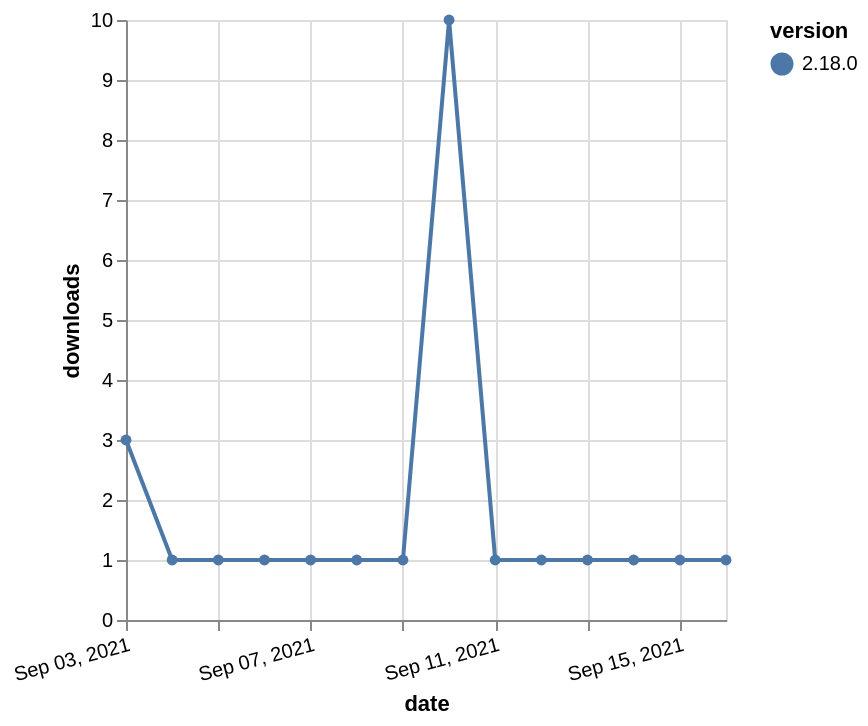

This figure's Vega-Lite source:
### Vega-Lite specification from a JSON file in a GitHub repository (floating-point values rounded to 4 significant figures)
{"$schema": "https://vega.github.io/schema/vega-lite/v5.json", "description": "A simple bar chart with embedded data.", "data": {"values": [{"date": "2021-09-03", "total": 481, "delta": 3, "version": "2.18.0"}, {"date": "2021-09-04", "total": 482, "delta": 1, "version": "2.18.0"}, {"date": "2021-09-05", "total": 483, "delta": 1, "version": "2.18.0"}, {"date": "2021-09-06", "total": 484, "delta": 1, "version": "2.18.0"}, {"date": "2021-09-07", "total": 485, "delta": 1, "version": "2.18.0"}, {"date": "2021-09-08", "total": 486, "delta": 1, "version": "2.18.0"}, {"date": "2021-09-09", "total": 487, "delta": 1, "version": "2.18.0"}, {"date": "2021-09-10", "total": 497, "delta": 10, "version": "2.18.0"}, {"date": "2021-09-11", "total": 498, "delta": 1, "version": "2.18.0"}, {"date": "2021-09-12", "total": 499, "delta": 1, "version": "2.18.0"}, {"date": "2021-09-13", "total": 500, "delta": 1, "version": "2.18.0"}, {"date": "2021-09-14", "total": 501, "delta": 1, "version": "2.18.0"}, {"date": "2021-09-15", "total": 502, "delta": 1, "version": "2.18.0"}, {"date": "2021-09-16", "total": 503, "delta": 1, "version": "2.18.0"}]}, "width": "container", "mark": {"type": "line", "point": {"filled": true}}, "encoding": {"x": {"field": "date", "type": "temporal", "timeUnit": "yearmonthdate", "title": "date", "axis": {"labelAngle": -15}}, "y": {"field": "delta", "type": "quantitative", "title": "downloads"}, "color": {"field": "version", "type": "nominal"}, "tooltip": {"field": "delta"}}}
